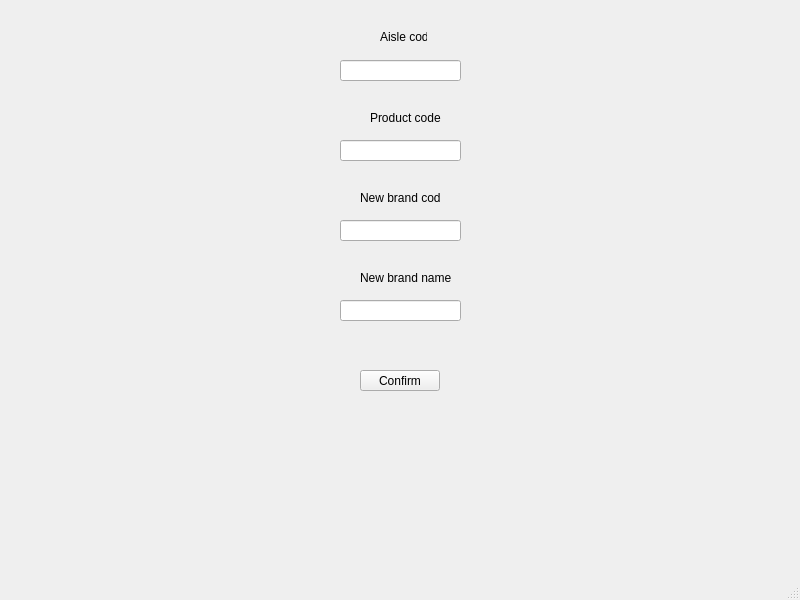
<?xml version="1.0" encoding="UTF-8"?>
<ui version="4.0">
 <class>newBrand</class>
 <widget class="QMainWindow" name="newBrand">
  <property name="geometry">
   <rect>
    <x>0</x>
    <y>0</y>
    <width>800</width>
    <height>600</height>
   </rect>
  </property>
  <property name="windowTitle">
   <string>MainWindow</string>
  </property>
  <widget class="QWidget" name="centralwidget">
   <widget class="QLineEdit" name="aisleCode_2">
    <property name="geometry">
     <rect>
      <x>340</x>
      <y>60</y>
      <width>121</width>
      <height>21</height>
     </rect>
    </property>
   </widget>
   <widget class="QLineEdit" name="newBrandName">
    <property name="geometry">
     <rect>
      <x>340</x>
      <y>300</y>
      <width>121</width>
      <height>21</height>
     </rect>
    </property>
   </widget>
   <widget class="QLabel" name="label_4">
    <property name="geometry">
     <rect>
      <x>370</x>
      <y>110</y>
      <width>71</width>
      <height>16</height>
     </rect>
    </property>
    <property name="text">
     <string>Product code</string>
    </property>
   </widget>
   <widget class="QLineEdit" name="productCode">
    <property name="geometry">
     <rect>
      <x>340</x>
      <y>140</y>
      <width>121</width>
      <height>21</height>
     </rect>
    </property>
   </widget>
   <widget class="QLabel" name="label_5">
    <property name="geometry">
     <rect>
      <x>360</x>
      <y>270</y>
      <width>91</width>
      <height>16</height>
     </rect>
    </property>
    <property name="text">
     <string>New brand name</string>
    </property>
   </widget>
   <widget class="QPushButton" name="confirmNewBrand">
    <property name="geometry">
     <rect>
      <x>360</x>
      <y>370</y>
      <width>80</width>
      <height>21</height>
     </rect>
    </property>
    <property name="text">
     <string>Confirm</string>
    </property>
   </widget>
   <widget class="QLineEdit" name="newBrandCode">
    <property name="geometry">
     <rect>
      <x>340</x>
      <y>220</y>
      <width>121</width>
      <height>21</height>
     </rect>
    </property>
   </widget>
   <widget class="QLabel" name="label_6">
    <property name="geometry">
     <rect>
      <x>380</x>
      <y>30</y>
      <width>47</width>
      <height>13</height>
     </rect>
    </property>
    <property name="text">
     <string>Aisle code</string>
    </property>
   </widget>
   <widget class="QLabel" name="label_7">
    <property name="geometry">
     <rect>
      <x>360</x>
      <y>190</y>
      <width>81</width>
      <height>16</height>
     </rect>
    </property>
    <property name="text">
     <string>New brand code</string>
    </property>
   </widget>
  </widget>
  <widget class="QStatusBar" name="statusbar"/>
 </widget>
 <resources/>
 <connections/>
</ui>
